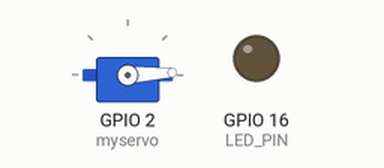
A sketch run on a simulated ESP8266 (NodeMCU). Parts: servo, output pins drawn as LEDs (lit = HIGH). What the sketch prints to the serial monitor is not drawn.

Above: at 0.05 s.
At 0.35 s:
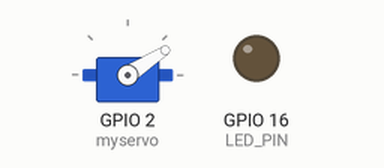
At 0.65 s:
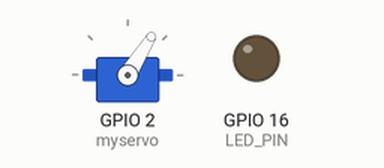
At 1.05 s:
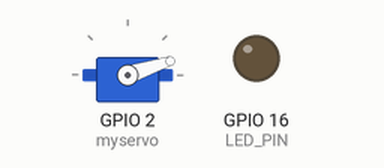
Timing chart, 0 to 3.0 s (numbered marks = the images above):
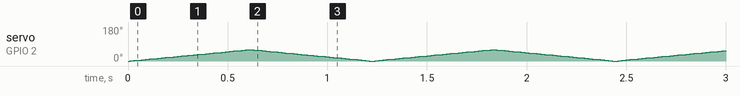

The sketch:

Lab_2.ino
```cpp
#include <ESP8266WiFi.h>
#include <Servo.h>

//------------------VARIABLES------------------//
WiFiServer server(80); //Initialize the server on Port 80
Servo myservo;
const short int LED_PIN = 16;//GPIO16
//------------------VARIABLES------------------//

//--------------------SETUP--------------------//
void setup() {
WiFi.mode(WIFI_AP); //Our ESP8266-12E is an AccessPoint
WiFi.softAP("Hello_IoT", "12345678"); // Provide the (SSID, password); .
server.begin(); // Start the HTTP Server
//Looking under the hood
Serial.begin(115200);
IPAddress HTTPS_ServerIP= WiFi.softAPIP(); // Obtain the IP of the Server
Serial.print("Server IP is: "); // Print the IP to the monitor window
Serial.println(HTTPS_ServerIP);

//LED INIT
pinMode(LED_PIN, OUTPUT); //GPIO16 is an OUTPUT pin;
digitalWrite(LED_PIN, LOW); //Initial state is ON

//SERVO INIT
myservo.attach(2);
}
//--------------------SETUP--------------------//

//------------------MAIN LOOP------------------//
void loop() {
int pos;

for(pos = 0; pos <= 60; pos += 1) // goes from 0 degrees to 180 degrees
{                                  // in steps of 1 degree
  myservo.write(pos);              // tell servo to go to position in variable 'pos'
  delay(10);                       // waits 15ms for the servo to reach the position
}
for(pos = 60; pos>=0; pos-=1)     // goes from 180 degrees to 0 degrees
{
  myservo.write(pos);              // tell servo to go to position in variable 'pos'
  delay(10);                       // waits 15ms for the servo to reach the position
}
/*
WiFiClient client = server.available();
if (!client) {
return;
}
//Looking under the hood
Serial.println("Somebody has connected :)");
//Read what the browser has sent into a String class

//and print the request to the monitor
String request = client.readStringUntil('\r');
//Looking under the hood
Serial.println(request);
// Handle the Request
if (request.indexOf("/OFF") != -1){
digitalWrite(LED_PIN, HIGH); }
else if (request.indexOf("/ON") != -1){
digitalWrite(LED_PIN, LOW);
}
// Prepare the HTML document to respond and add buttons:
String s = "HTTP/1.1 200 OK\r\n";
s += "Content-Type: text/html\r\n\r\n";
s += "<!DOCTYPE HTML>\r\n<html>\r\n";
s += "<br><input type=\"button\" name=\"b1\" value=\"LED On\"";
s += " onclick=\"location.href='/ON'\">";
s += "<br><br><br>";
s += "<br><input type=\"button\" name=\"b1\" value=\"LED Off\"";
s += " onclick=\"location.href='/OFF'\">";
s += "</html>\n";
//Serve the HTML document to the browser.
client.flush(); //clear previous info in the stream
client.print(s); // Send the response to the client
delay(1);
Serial.println("Client disonnected"); //Looking under the hood
*/
}
//------------------MAIN LOOP------------------//
```
